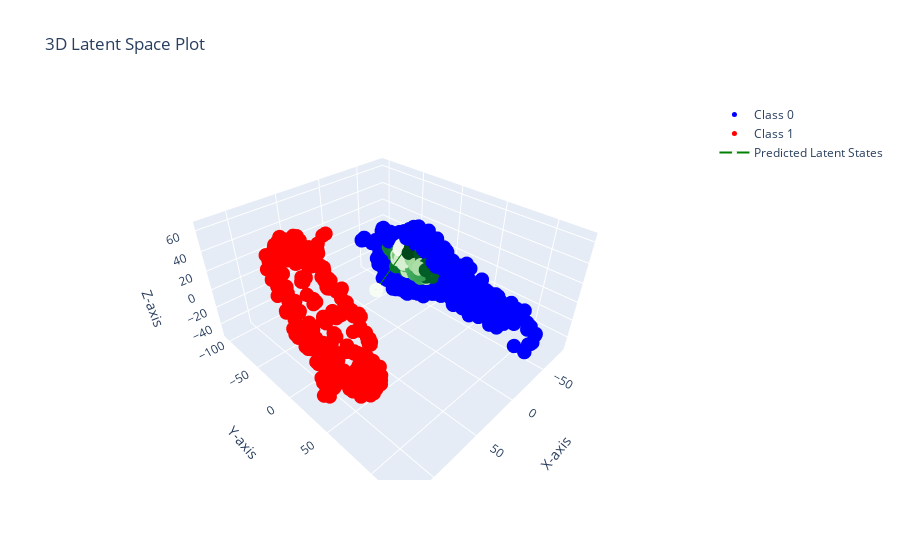

The notebook cell this image was saved under:
### Code cell
# Assuming gpdm.get_X_for_class is your method to get the data
X0 = gpdm.get_X_for_class(0).detach().numpy()
X1 = gpdm.get_X_for_class(1).detach().numpy()
predicted_latent_states = predicted_latent_states.detach().numpy()

# Create the plot
fig = go.Figure()

# Add Class 0 data (in blue)
fig.add_trace(go.Scatter3d(
    x=X0[:, 0],
    y=X0[:, 1],
    z=X0[:, 2],
    mode='markers',
    marker=dict(size=5, color='blue'),
    name='Class 0'
))

# Add Class 1 data (in red)
fig.add_trace(go.Scatter3d(
    x=X1[:, 0],
    y=X1[:, 1],
    z=X1[:, 2],
    mode='markers',
    marker=dict(size=5, color='red'),
    name='Class 1'
))

# Add predicted latent states (in green)
# make then a gradient of green to show the trajectory
fig.add_trace(go.Scatter3d(
    x=predicted_latent_states[:, 0],
    y=predicted_latent_states[:, 1],
    z=predicted_latent_states[:, 2],
    mode='lines+markers',
    marker=dict(size=5, color=np.linspace(0, 1, len(predicted_latent_states)), colorscale='Greens'),
    line=dict(color='green', width=2),
    name='Predicted Latent States'
))

# Update layout with axis labels and title
fig.update_layout(
    title="3D Latent Space Plot",
    scene=dict(
        xaxis_title="X-axis",
        yaxis_title="Y-axis",
        zaxis_title="Z-axis"
    )
)

# Show the interactive plot
fig.show()
